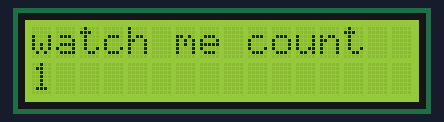
This sketch was run on a simulated Arduino Uno, built with avr-gcc and run on an emulated ATmega328P. Parts: 16×2 character LCD.

Above: at 0.1 s.
At 1.1 s:
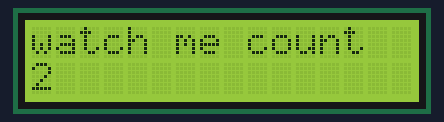
At 2.1 s:
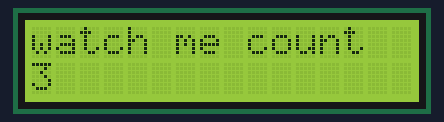
At 4.1 s:
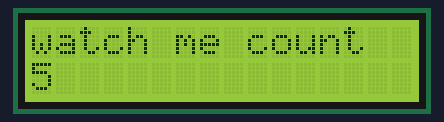
At 6.1 s:
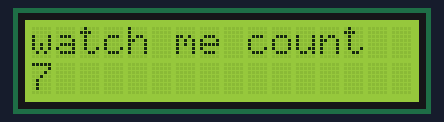
At 9.1 s:
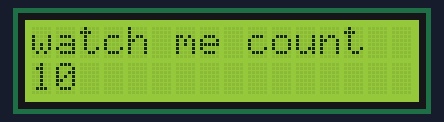

The sketch:

lcdDisplay.ino
```cpp
#include <LiquidCrystal.h>
int rs=7;
int en=8;
int d4=9;
int d5=10;
int d6=11;
int d7=12;
LiquidCrystal lcd(rs,en,d4,d5,d6,d7);
void setup() {
  // put your setup code here, to run once:
lcd.begin(16,2);
}

void loop() {
  // put your main code here, to run repeatedly:
lcd.setCursor(0,0);
lcd.print("watch me count");
for (int j=1;j<=10;j=j+1) {
  lcd.setCursor(0,1);
  lcd.print(j);
  delay(1000);

}
lcd.clear();
}
```

Measured:
- by itself, everything shown: repeats every 10.0 s, in 11 steps
- what the display in image 1 shows lasts 1.0 s, from 1.1 s to 2.1 s
